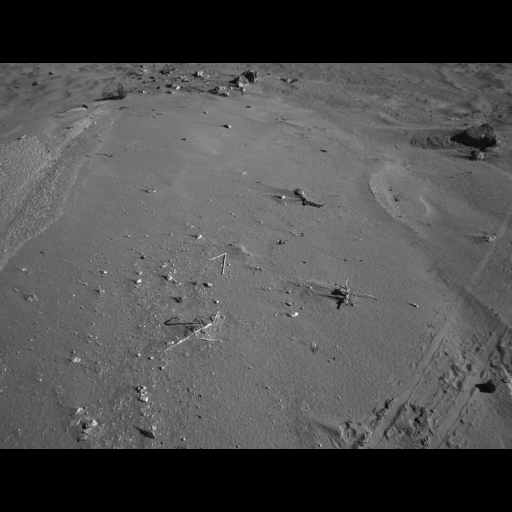
#> input picture terrain.png, 1024 x 1024 px (shown at 1/2 size)
$ python convert_mesh.py
#> lines starting #> are read from the running program, lines starting #| are printed output that depends on the picture; after the words box and inside, x2 and y2 are one past the last pixel; in counts of white or black regions, pixels touching at a corner belong together
import numpy as np
import open3d as o3d
from PIL import Image

# -----------------------------
# Load height map
# -----------------------------
height_map = np.array(Image.open("terrain.png")).astype(np.float32)

# Filter out zero-height pixels
mask = height_map != 0
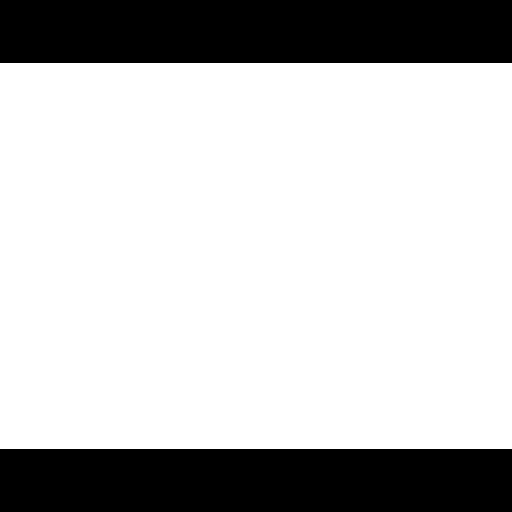
#> mask: shape (1024, 1024) bool (shown at 1/2 size); 75.4% white; 2 black regions, box (x1, y1, x2, y2) and area: (0, 0, 1024, 126) 129024, (0, 898, 1024, 1024) 129024
filtered_height = height_map[mask]

# Normalize heights to 0-1
min_h, max_h = filtered_height.min(), filtered_height.max()
#> min_h = 10; max_h = 255
normalized_height = (filtered_height - min_h) / (max_h - min_h)

H, W = height_map.shape
#> H = 1024; W = 1024
x = np.arange(W)
#> x = 1024 values from 0 to 1023
y = np.arange(H)
#> y = 1024 values from 0 to 1023
xx, yy = np.meshgrid(x, y)

# Flatten arrays and apply mask
points = np.column_stack((xx.flatten()[mask.flatten()],
                          yy.flatten()[mask.flatten()],
                          normalized_height))

# -----------------------------
# Create point cloud
# -----------------------------
pcd = o3d.geometry.PointCloud()
pcd.points = o3d.utility.Vector3dVector(points)

# Estimate normals (needed for meshing)
pcd.estimate_normals(search_param=o3d.geometry.KDTreeSearchParamKNN(knn=20))

# -----------------------------
# Poisson surface reconstruction (mesh)
# -----------------------------
#> (the run stopped early here; a loop or call above may not have finished)
